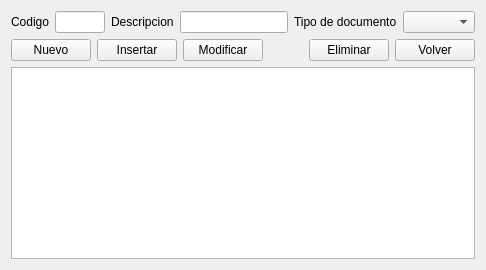
     <widget class="QWidget" name="tab_3">
      <attribute name="title">
       <string>Lista de campos</string>
      </attribute>
      <layout class="QGridLayout" name="gridLayout_28">
       <item row="0" column="0">
        <layout class="QGridLayout" name="gridLayout_27">
         <item row="0" column="1">
          <widget class="QLineEdit" name="lineEdit_12">
           <property name="maximumSize">
            <size>
             <width>50</width>
             <height>16777215</height>
            </size>
           </property>
          </widget>
         </item>
         <item row="0" column="4">
          <widget class="QLabel" name="label_20">
           <property name="text">
            <string>Tipo de documento</string>
           </property>
          </widget>
         </item>
         <item row="0" column="3">
          <widget class="QLineEdit" name="lineEdit_13"/>
         </item>
         <item row="0" column="2">
          <widget class="QLabel" name="label_19">
           <property name="text">
            <string>Descripcion</string>
           </property>
          </widget>
         </item>
         <item row="0" column="0">
          <widget class="QLabel" name="label_18">
           <property name="text">
            <string>Codigo</string>
           </property>
          </widget>
         </item>
         <item row="0" column="5">
          <widget class="QComboBox" name="comboBox_7"/>
         </item>
        </layout>
       </item>
       <item row="2" column="0">
        <widget class="QTableView" name="tableView_3">
         <property name="alternatingRowColors">
          <bool>true</bool>
         </property>
         <property name="selectionMode">
          <enum>QAbstractItemView::SingleSelection</enum>
         </property>
         <property name="selectionBehavior">
          <enum>QAbstractItemView::SelectRows</enum>
         </property>
        </widget>
       </item>
       <item row="1" column="0">
        <layout class="QGridLayout" name="gridLayout_7">
         <item row="0" column="4">
          <widget class="QPushButton" name="pushButton_10">
           <property name="text">
            <string>Eliminar</string>
           </property>
           <property name="icon">
            <iconset resource="recoverdrake.qrc">
             <normaloff>:/Imagenes/bad.png</normaloff>:/Imagenes/bad.png</iconset>
           </property>
           <property name="iconSize">
            <size>
             <width>25</width>
             <height>25</height>
            </size>
           </property>
          </widget>
         </item>
         <item row="0" column="1">
          <widget class="QPushButton" name="pushButton_12">
           <property name="text">
            <string>Insertar</string>
           </property>
           <property name="icon">
            <iconset resource="recoverdrake.qrc">
             <normaloff>:/Imagenes/good.png</normaloff>:/Imagenes/good.png</iconset>
           </property>
           <property name="iconSize">
            <size>
             <width>25</width>
             <height>25</height>
            </size>
           </property>
          </widget>
         </item>
         <item row="0" column="0">
          <widget class="QPushButton" name="pushButton_14">
           <property name="text">
            <string>Nuevo</string>
           </property>
           <property name="icon">
            <iconset resource="recoverdrake.qrc">
             <normaloff>:/Imagenes/informe.png</normaloff>:/Imagenes/informe.png</iconset>
           </property>
           <property name="iconSize">
            <size>
             <width>25</width>
             <height>25</height>
            </size>
           </property>
          </widget>
         </item>
         <item row="0" column="2">
          <widget class="QPushButton" name="pushButton_13">
           <property name="text">
            <string>Modificar</string>
           </property>
           <property name="icon">
            <iconset resource="recoverdrake.qrc">
             <normaloff>:/Imagenes/sustituir.png</normaloff>:/Imagenes/sustituir.png</iconset>
           </property>
           <property name="iconSize">
            <size>
             <width>25</width>
             <height>25</height>
            </size>
           </property>
          </widget>
         </item>
         <item row="0" column="3">
          <spacer name="horizontalSpacer_2">
           <property name="orientation">
            <enum>Qt::Horizontal</enum>
           </property>
           <property name="sizeHint" stdset="0">
            <size>
             <width>40</width>
             <height>20</height>
            </size>
           </property>
          </spacer>
         </item>
         <item row="0" column="5">
          <widget class="QPushButton" name="pushButton_24">
           <property name="text">
            <string>Volver</string>
           </property>
           <property name="icon">
            <iconset resource="recoverdrake.qrc">
             <normaloff>:/Imagenes/volver.png</normaloff>:/Imagenes/volver.png</iconset>
           </property>
           <property name="iconSize">
            <size>
             <width>25</width>
             <height>25</height>
            </size>
           </property>
          </widget>
         </item>
        </layout>
       </item>
      </layout>
     </widget>
